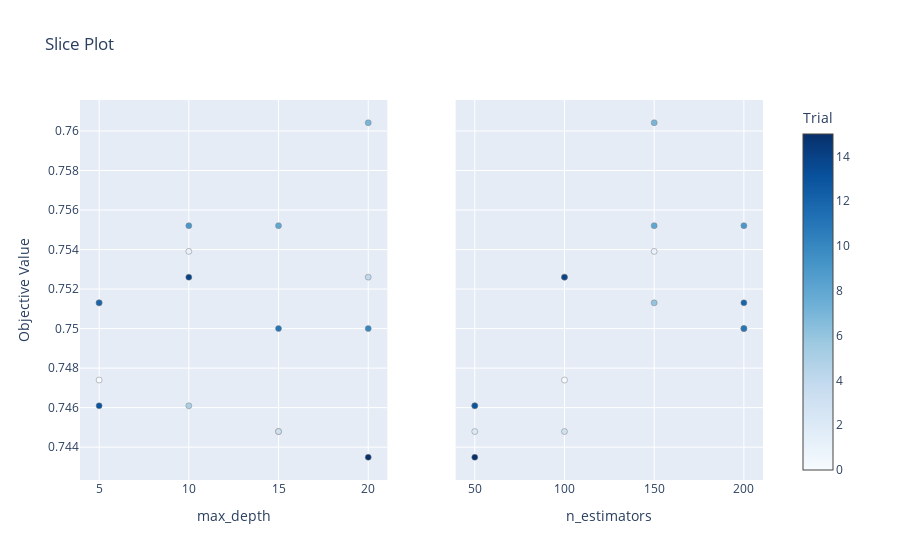

The notebook cell this image was saved under:
### Code cell
plot_slice(study).show()

### Figure 1 — Plotly figure (JSON) as saved in the notebook; plotly's stock layout.template omitted (floating-point values rounded to 4 significant figures)
{"data": [{"marker": {"color": [0, 1, 2, 3, 4, 5, 6, 7, 8, 9, 10, 11, 12, 13, 14, 15], "colorbar": {"title": {"text": "Trial"}, "x": 1, "xpad": 40}, "colorscale": [[0, "rgb(247,251,255)"], [0.125, "rgb(222,235,247)"], [0.25, "rgb(198,219,239)"], [0.375, "rgb(158,202,225)"], [0.5, "rgb(107,174,214)"], [0.625, "rgb(66,146,198)"], [0.75, "rgb(33,113,181)"], [0.875, "rgb(8,81,156)"], [1, "rgb(8,48,107)"]], "line": {"color": "Grey", "width": 0.5}, "showscale": true}, "mode": "markers", "name": "Feasible Trial", "showlegend": false, "type": "scatter", "x": [5, 10, 15, 15, 20, 10, 5, 20, 15, 10, 20, 15, 5, 5, 10, 20], "xaxis": "x", "y": [0.7474, 0.7539, 0.7448, 0.7448, 0.7526, 0.7461, 0.7513, 0.7604, 0.7552, 0.7552, 0.75, 0.75, 0.7513, 0.7461, 0.7526, 0.7435], "yaxis": "y"}, {"marker": {"color": [0, 1, 2, 3, 4, 5, 6, 7, 8, 9, 10, 11, 12, 13, 14, 15], "colorbar": {"title": {"text": "Trial"}, "x": 1, "xpad": 40}, "colorscale": [[0, "rgb(247,251,255)"], [0.125, "rgb(222,235,247)"], [0.25, "rgb(198,219,239)"], [0.375, "rgb(158,202,225)"], [0.5, "rgb(107,174,214)"], [0.625, "rgb(66,146,198)"], [0.75, "rgb(33,113,181)"], [0.875, "rgb(8,81,156)"], [1, "rgb(8,48,107)"]], "line": {"color": "Grey", "width": 0.5}, "showscale": false}, "mode": "markers", "name": "Feasible Trial", "showlegend": false, "type": "scatter", "x": [100, 150, 50, 100, 100, 50, 150, 150, 150, 200, 200, 200, 200, 50, 100, 50], "xaxis": "x2", "y": [0.7474, 0.7539, 0.7448, 0.7448, 0.7526, 0.7461, 0.7513, 0.7604, 0.7552, 0.7552, 0.75, 0.75, 0.7513, 0.7461, 0.7526, 0.7435], "yaxis": "y2"}], "layout": {"title": {"text": "Slice Plot"}, "xaxis": {"anchor": "y", "domain": [0, 0.45], "title": {"text": "max_depth"}}, "xaxis2": {"anchor": "y2", "domain": [0.55, 1], "title": {"text": "n_estimators"}}, "yaxis": {"anchor": "x", "domain": [0, 1], "title": {"text": "Objective Value"}}, "yaxis2": {"anchor": "x2", "domain": [0, 1], "matches": "y", "showticklabels": false}}}
